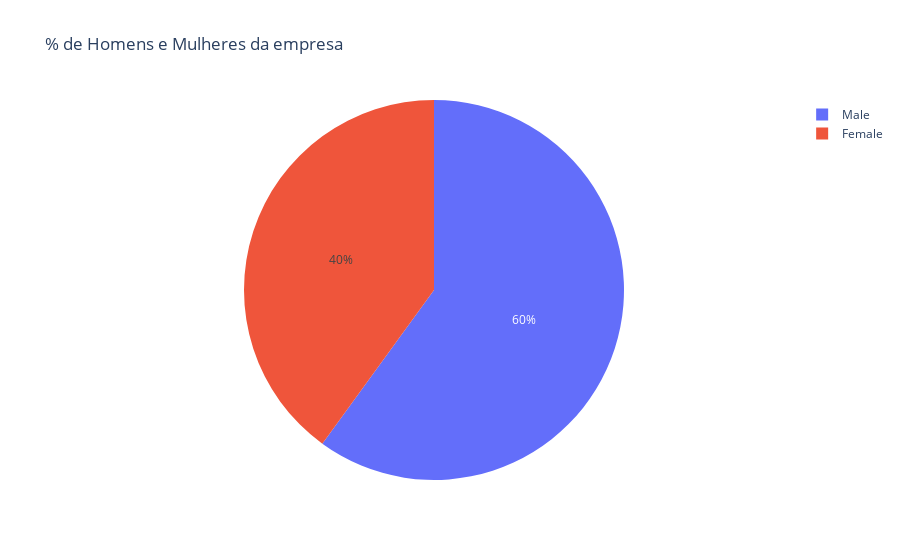
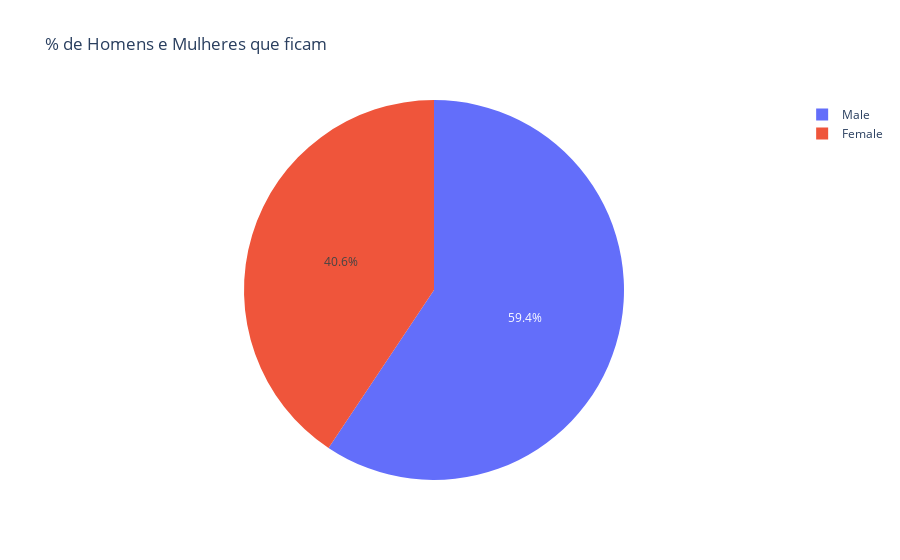
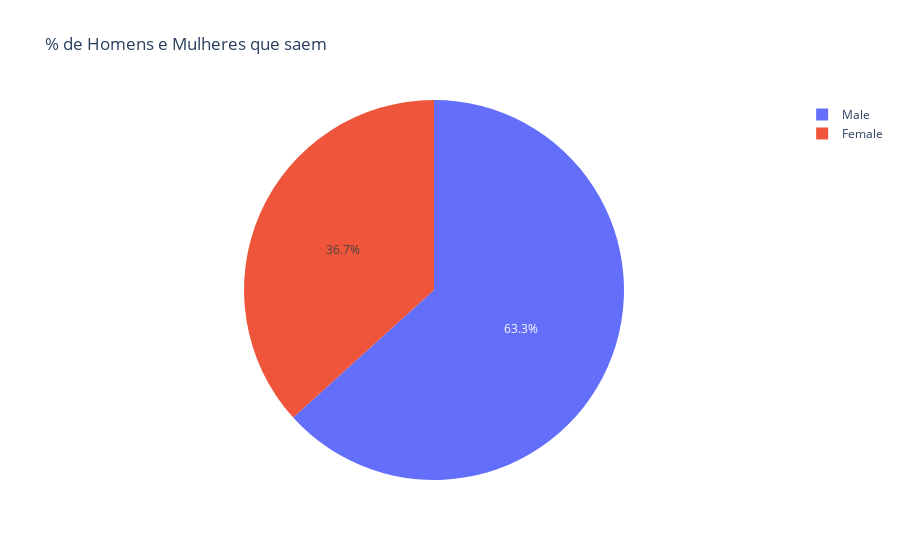

The cell these charts' notebook holds for them, in order:
### Code cell
# grafico de distribuição de gênero
fig = px.pie(colaboradores_df, names='Gender',  title=' % de Homens e Mulheres da empresa') 
fig.show()
fig2 = px.pie(colaboradores_ficam, names='Gender',  title=' % de Homens e Mulheres que ficam') 
fig2.show()
fig3 = px.pie(colaboradores_saem, names='Gender', title=' % de Homens e Mulheres que saem') 
fig3.show()

### Figure 1 — Plotly figure (JSON) as saved in the notebook; plotly's stock layout.template omitted (floating-point values rounded to 4 significant figures; data arrays with more than 128 entries replaced by an {"elided": "..."} marker saying what was removed)
{"data": [{"domain": {"x": [0, 1], "y": [0, 1]}, "hovertemplate": "Gender=%{label}<extra></extra>", "labels": {"elided": "1470 str values"}, "legendgroup": "", "name": "", "showlegend": true, "type": "pie"}], "layout": {"legend": {"tracegroupgap": 0}, "title": {"text": " % de Homens e Mulheres da empresa"}}}

### Figure 2 — Plotly figure (JSON) as saved in the notebook; plotly's stock layout.template omitted (floating-point values rounded to 4 significant figures; data arrays with more than 128 entries replaced by an {"elided": "..."} marker saying what was removed)
{"data": [{"domain": {"x": [0, 1], "y": [0, 1]}, "hovertemplate": "Gender=%{label}<extra></extra>", "labels": {"elided": "1233 str values"}, "legendgroup": "", "name": "", "showlegend": true, "type": "pie"}], "layout": {"legend": {"tracegroupgap": 0}, "title": {"text": " % de Homens e Mulheres que ficam"}}}

### Figure 3 — Plotly figure (JSON) as saved in the notebook; plotly's stock layout.template omitted (floating-point values rounded to 4 significant figures; data arrays with more than 128 entries replaced by an {"elided": "..."} marker saying what was removed)
{"data": [{"domain": {"x": [0, 1], "y": [0, 1]}, "hovertemplate": "Gender=%{label}<extra></extra>", "labels": {"elided": "237 str values"}, "legendgroup": "", "name": "", "showlegend": true, "type": "pie"}], "layout": {"legend": {"tracegroupgap": 0}, "title": {"text": " % de Homens e Mulheres que saem"}}}
